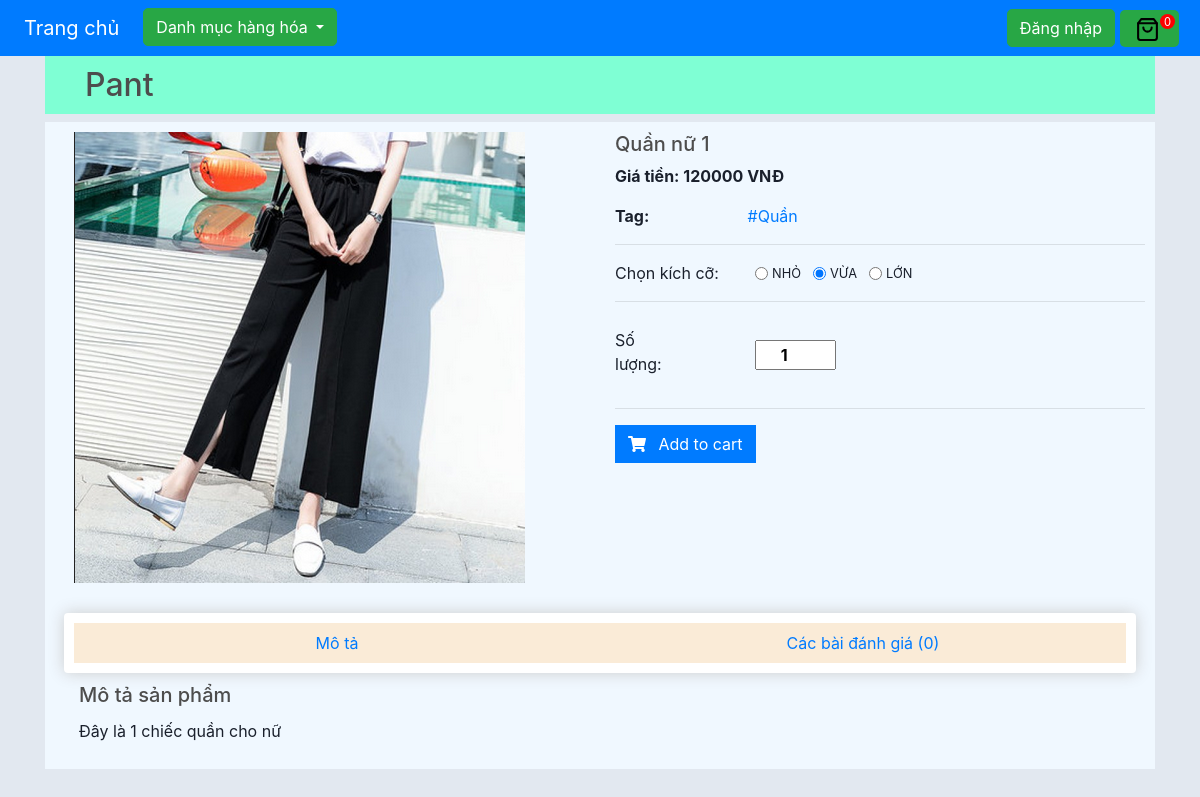
Page /product/1 on the committed database.
### store/models.py (models this page shows, shortened)
class Product(models.Model):
    CATEGORY = (
        ('Crop Top', 'Crop Top'),
        ('Jacket', 'Jacket'),
        ('Pant', 'Pant'),
        ('Shoes', 'Shoes'),
        ('Sport equipment', 'sport equipment'),
    )
    name = models.CharField(max_length=255, null=True)
    price = models.FloatField(null=True)
    category = models.CharField(max_length=255, null=True, choices=CATEGORY)
    description = models.TextField(blank=True)
    date_created = models.DateTimeField(auto_now_add=True, null=True)
    image = models.ImageField(null=True, blank=True, upload_to="images")
    tags = models.ManyToManyField(Tag)

class Tag(models.Model):
    name = models.CharField(max_length=200, null=True)
    def __str__(self):
        return self.name

### store/views.py (the view)
# urls.py: path('product/<int:pk>', views.detailproduct, name='detailproduct'),
def detailproduct(request, pk):
    if request.user.is_authenticated:
        customer = request.user.customer
        order, created = Order.objects.get_or_create(customer=customer, iscompleted=False)
        items = order.orderitem_set.all()
        cartItems = order.get_cart_items
    else:
        items = []
        order = {'get_cart_total': 0, 'get_cart_items': 0}
        cartItems = order['get_cart_items']
    product = Product.objects.get(id=pk)
    comments = product.comment_set.all()
    tags = product.tags.all()
    print(tags)
    context = {'product': product, 'cartItems': cartItems, 'comments': comments, 'tags': tags}
    return render(request, 'store/detailproduct.html', context)

### store/templates/store/detailproduct.html (shortened to what this page needs)
{% extends 'store/main.html' %} {% load static %} {% block content %}
<h2 style="background-color: aquamarine; padding: 10px 20px 10px 40px">
  {{product.category}}
</h2>
<section class="mb-5" style="background-color: aliceblue; padding: 10px 10px;">
  <div class="row">
    <div class="col-md-6 mb-4 mb-md-0">
      <div class="mdb-lightbox">
        <div class="row product-gallery mx-1">
          <div class="col-12 mb-0">
            <figure class="view overlay rounded z-depth-1 main-img">
              <a
                href="{{product.image.url}}"
                data-size="710x823"
              >
                <img
                  src="{{product.image.url}}"
                  class="img-fluid z-depth-1"
                />
              </a>
            </figure>
          </div>
        </div>
      </div>
    </div>
    <div class="col-md-6">
      <h5>{{product.name}}</h5>
      <p>
        <span class="mr-1"><strong>Giá tiền: {{product.price|floatformat:0}} VNĐ</strong></span>
      </p>
      <div class="form-inline my-2 my-lg-0"
          style="display: flex; align-items: center;">
              <div class="pl-0 w-25" scope="row"><strong>Tag: </strong></div>
              <div>
              {% for tag in tags %}
                  <a href="{% url 'category' name=tag.name %}" >#{{tag.name}}</a>
              {% endfor %}
              </div>
      </div>
      <hr />
            <div
              class="form-inline my-2 my-lg-0 row"
              style="display: flex; align-items: center;"
            >
              <div class="col-md-3">
                <td class="pb-0">Chọn kích cỡ: </td>
              </div>
              <div class="form-inline my-2 my-lg-0 col-md-8"
              style="display: flex; align-items: center;">
                    <div class="form-check form-check-inline pl-0">
                      <input
                        type="radio"
                        class="form-check-input"
                        id="small"
                        name="size-option"
                        value="Small"
                      />
                      <label
                        class="form-check-label small text-uppercase card-link-secondary"
                        for="small"
                        >Nhỏ</label
                      >
                    </div>
                    <div class="form-check form-check-inline pl-0">
                      <input
                        type="radio"
                        class="form-check-input"
                        id="medium"
                        name="size-option"
                        checked
                        value="Medium"
                      />
                      <label
                        class="form-check-label small text-uppercase card-link-secondary"
                        for="medium"
                        >Vừa</label
                      >
                    </div>
                    <div class="form-check form-check-inline pl-0">
                      <input
                        type="radio"
                        class="form-check-input"
                        id="large"
                        name="size-option"
                        value="Large"
                      />
                      <label
                        class="form-check-label small text-uppercase card-link-secondary"
                        for="large"
                        >Lớn</label
                      >
                    </div>
              </div>
            </div>
            <hr/>
            <div
              class="form-inline my-2 my-lg-0 row"
              style="display: flex; align-items: center; margin-top: 15px;"
            >
              <div class="col-md-3" style="margin-top: 10px;">
                <p class="pl-0 pb-0 w-25">Số lượng: </p>
              </div>
              <div class="col-md-5">
                <div class="def-number-input number-input safari_only mb-0">
                  <input
                    class="quantity"
                    min="1"
                    name="quantity"
                    id="quantity"
                    value="1"
                    type="number"
                    style="width: 40%; text-align: center;"
                  />
                </div>
              </div>
            </div>
      <hr/>
      <button
        type="button"
        class="btn btn-primary btn-md mr-1 mb-2"
        data-action="addtocart" id="addtocartBtn"
        data-product="{{product.id}}"
      >
        <i class="fas fa-shopping-cart pr-2"></i>
        Add to cart
      </button>
    </div>
    <div class="classic-tabs px-4 pt-1 col-lg-12">
      <div class="box-element">
        <ul
          class="nav tabs-primary nav-justified"
          id="advancedTab"
          role="tablist"
          style="background-color: antiquewhite;"
        >
          <li class="nav-item col-md-6">
            <a
              class="nav-link active show"
              id="description-tab"
              data-toggle="tab"
              href="#description"
              role="tab"
              aria-controls="description"
              aria-selected="true"
              >Mô tả</a
            >
          </li>
          <li class="nav-item col-md-6">
            <a
              class="nav-link"
              id="reviews-tab"
              data-toggle="tab"
              href="#reviews"
              role="tab"
              aria-controls="reviews"
              aria-selected="false"
              >Các bài đánh giá ({{comments|length}})</a
            >
          </li>
        </ul>
      </div>
      <div class="tab-content col-lg-12" id="advancedTabContent">
        <div
          class="tab-pane fade show active"
          id="description"
          role="tabpanel"
          aria-labelledby="description-tab"
        >
          <h5>Mô tả sản phẩm</h5>
          <p class="pt-1">
            {{product.description}}
          </p>
        </div>
        </div>
      </div>
    </div>
  </div>
{% endblock content %}

### static/css/main.css (style rules this page uses)
html, body { width: 100%; height: 100%; }
body { background-color: hsl(0, 0%, 98%); margin-top: 0; }
h1, h2, h3, h4, h5, h6 { color: hsl(0, 0%, 30%); }
.box-element { box-shadow: hsl(0, 0%, 80%) 0 0 16px; background-color: #fff; border-radius: 4px; padding: 10px; }
.col-lg-4, .col-lg-6, .col-lg-8, .col-lg-12 { margin-top: 10px; }
.btn { border-radius: 0; }
.quantity { display: inline-block; font-weight: 700; padding-right: 10px; }

### static/css/profile.css (style rules this page uses)
body { color: #1a202c; text-align: left; background-color: #e2e8f0; }

### rows in the picture
Product: category "Pant", image (picture), name "Quần nữ 1", price "120000", description "Đây là 1 chiếc quần cho nữ"
Tag: name "Quần"

### other values in the picture
{{ cartItems }} "0"
{{ comments|length }} "0"
